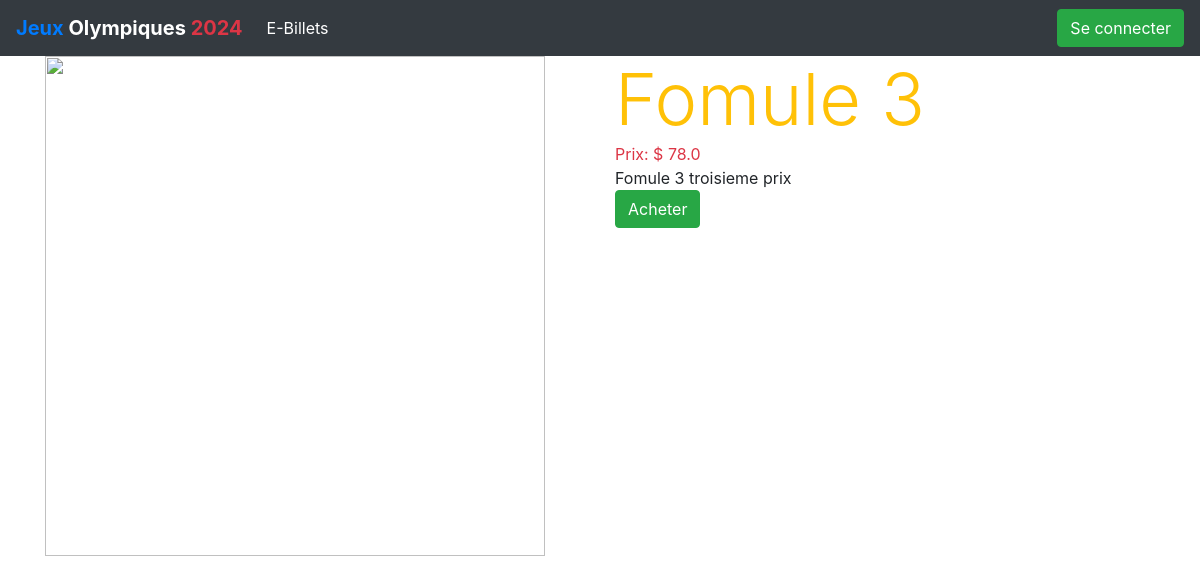
Screenshot of /billeterie/3 with the database file from the repository.
### shop/models.py (models this page shows, shortened)
class Product(models.Model):
    title = models.CharField(max_length=200)
    price = models.FloatField()
    description = models.TextField()
    image = models.CharField(max_length=5000, blank=True)
    date_added = models.DateTimeField(auto_now=True)
    quantity = models.IntegerField(default=0)
    class Meta:
        ordering = ['-date_added']

### shop/views.py (the view)
# urls.py: path('billeterie/<int:myid>', detail, name="detail"),
def detail(request, myid):
    product_object = Product.objects.get(id=myid)
    return render(request, 'shop/detail.html', {'product': product_object})

### shop/templates/shop/detail.html
{% extends 'shop/base.html' %}
{% block content %}
    <div class="row">
        <div class="col-md-6">
            <div>
                <img src="{{ product.image }}" width="500px" height="500px" alt="">
            </div>
        </div>
        <div class="col-md-6">
            <div class="text-warning display-3">
                {{ product.title }}
            </div>
            <div class="text-danger ">
               Prix:  $ {{ product.price }}
            </div>
            <div>
                {{ product.description }}
            </div>
            <a href="#"><button class="btn btn-success">Acheter</button></a>
        </div>
    </div>
{% endblock %}

### rows the page displays
Product: title "Fomule 3", price "78.0", description "Fomule 3 troisieme prix"
